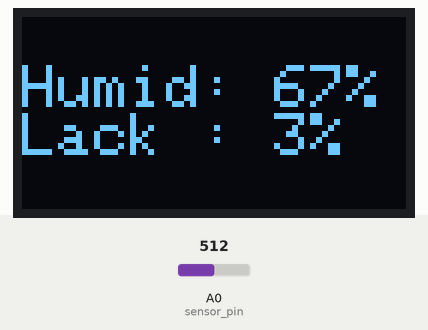
Simulated run of this sketch. Board: ESP8266 (NodeMCU). On the bench: 128×64 one-colour display. Inputs (shaded band) come from the test bench; at power-on: A0 (sensor_pin) = 512. WiFi joins after 1.5 s; servers stay silent unless stated; uploads are accepted with an empty reply; what the sketch prints to the serial monitor is not drawn.

Above: at 4.7 s.
4.8 s: A0 (sensor_pin) set to 529
At 7.7 s:
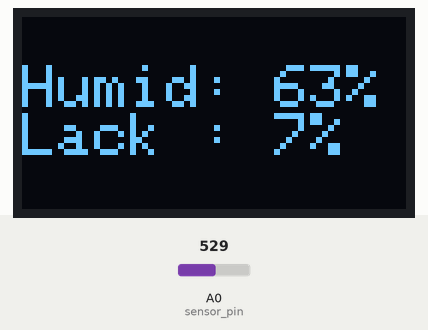
8.8 s: A0 (sensor_pin) set to 306
At 11.1 s:
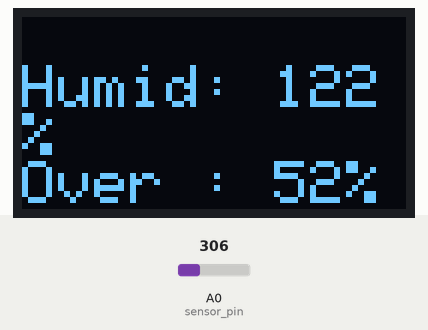
12.8 s: A0 (sensor_pin) set to 122
At 14.5 s:
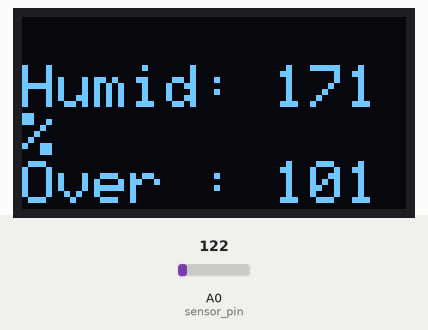
Timing chart, 0 to 16.0 s (numbered marks = the images above; inputs shaded):
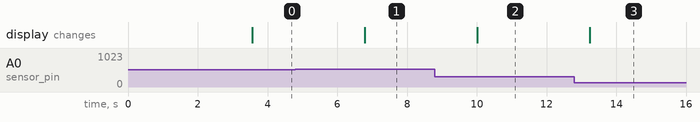

Measured:
- the behaviour switches between 515 and 516 on A0 (sensor_pin) (found by bisection; images 0 and 1)
- after the input at 4.8 s, the display: changes after 2.0 s (image 1)
- after the input at 8.8 s, the display: changes after 1.2 s (image 2)
- after the input at 12.8 s, the display: changes after 0.44 s (image 3)

The sketch:

lcd.ino
```cpp
#include <Wire.h>
#include <Adafruit_GFX.h>
#include <Adafruit_SSD1306.h>
#include <ESP8266WiFi.h>
#include <ESP8266HTTPClient.h>
#include <ESP8266WebServer.h>
#include <WiFiClient.h>

#define SCREEN_WIDTH 128 // OLED display width, in pixels
#define SCREEN_HEIGHT 64 // OLED display height, in pixels
Adafruit_SSD1306 display(SCREEN_WIDTH, SCREEN_HEIGHT, &Wire, -1);

const char* ssid     = ""; // wifi name
const char* password = ""; // wifi password

const char* serverName = ""; //backend url

String key = ""; // unique key

String sensorID = ""; //id sensor

const int air_value = 770;
const int water_value = 393;
const int sensor_pin = A0;
int output_value ;
int kelembapan_cabe = 70;
int output_kurang;
int output_lebih;

void setup() {

   Serial.begin(115200);

  if(!display.begin(SSD1306_SWITCHCAPVCC, 0x3C)) { // Address 0x3D for 128x64
    Serial.println(F("SSD1306 allocation failed"));
    for(;;);
  }
  delay(2000);
  display.clearDisplay();

  display.setTextSize(2);
  display.setTextColor(WHITE);

  WiFi.begin(ssid, password);
  Serial.println("Connecting");
  while(WiFi.status() != WL_CONNECTED) {
    delay(500);
    Serial.print(".");
  }
  Serial.println("Connected");

}

void loop() {
  //Kode loop silahkan disesuaikan
  output_value = analogRead(sensor_pin);
  output_value = map(output_value,air_value,water_value,0,100);
  Serial.print(output_value);

  display.setCursor(0, 16);

  display.print("Humid: ");
  display.print(output_value);
  display.println("%");

  if(output_value < kelembapan_cabe){
    output_kurang = kelembapan_cabe - output_value;
    display.print("Lack : ");
    display.print(output_kurang);
    display.println("%");
    }
  else{
    output_lebih = output_value - kelembapan_cabe;
    display.print("Over : ");
    display.print(output_lebih);
    display.println("%");
    }

  display.display();

  if(WiFi.status()== WL_CONNECTED){
    WiFiClient client;
    HTTPClient http;

    http.begin(client, serverName);

    http.addHeader("Content-Type", "application/x-www-form-urlencoded", "application/json");

    String httpRequestData = "key=" + key + "&alat_id=" + sensorID + "&kelembapan=" + output_value;
    Serial.print("httpRequestData: ");
    Serial.println(httpRequestData);

    // Send HTTP POST request
    int httpResponseCode = http.POST(httpRequestData);

    if (httpResponseCode>0) {
      Serial.print("HTTP Response code: ");
      Serial.println(httpResponseCode);
    }
    else {
      Serial.print("Error code: ");
      Serial.println(httpResponseCode);
    }
    // Free resources
    http.end();
  }
  else {
    Serial.println("WiFi Disconnected");
  }

  delay(3000);
  display.clearDisplay();

}
```
